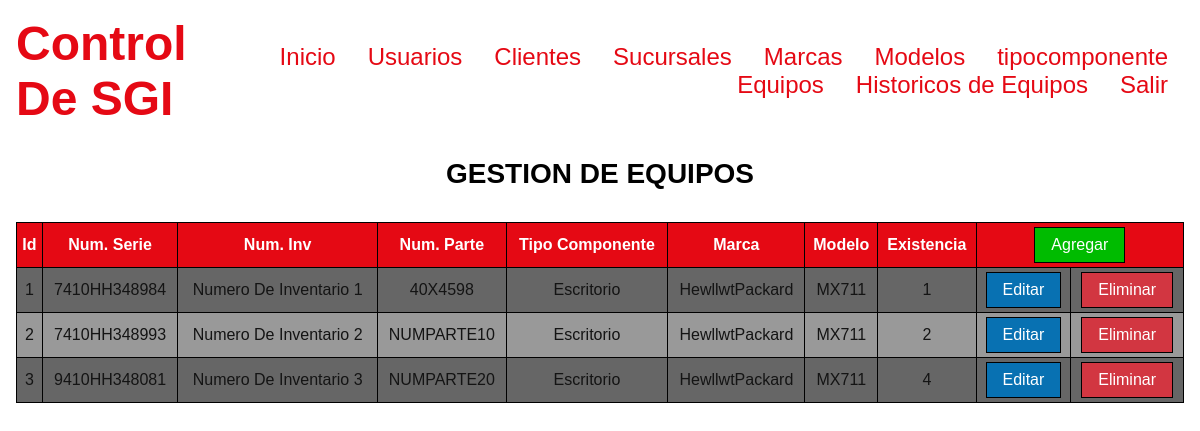
Before: /equipos (signed in) with the older database file.
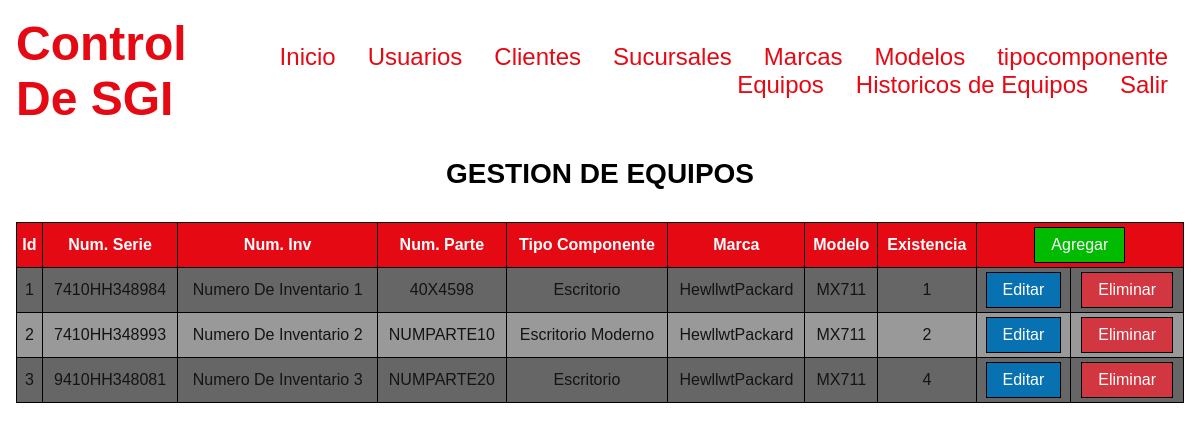
After: the same page with the newer database file.
### tables this page shows
CREATE TABLE t_Equipo
(
  id_epo INTEGER UNSIGNED PRIMARY KEY AUTO_INCREMENT,
  num_serie VARCHAR(45) NOT NULL,
  num_inv VARCHAR(45) NULL,
  num_parte VARCHAR(45) NULL,
  existencia INTEGER UNSIGNED NOT NULL,
  id_tipo_componente INT UNSIGNED NOT NULL,
  id_marca INTEGER UNSIGNED NOT NULL,
  id_modelo INTEGER UNSIGNED NOT NULL,
   
  FOREIGN KEY(id_tipo_componente) REFERENCES t_Tipo_Componente(id_tipo_componente)
    ON DELETE RESTRICT ON UPDATE CASCADE,
  FOREIGN KEY(id_marca) REFERENCES t_Marca(id_marca)
    ON DELETE RESTRICT ON UPDATE CASCADE,
  FOREIGN KEY(id_modelo) REFERENCES t_Modelo(id_modelo)
    ON DELETE RESTRICT ON UPDATE CASCADE
       
);

CREATE TABLE t_Tipo_Componente
(
  id_tipo_componente INTEGER UNSIGNED PRIMARY KEY AUTO_INCREMENT,
  descripcion VARCHAR(45) NOT NULL
);

CREATE TABLE t_Marca
(
  id_marca INTEGER UNSIGNED PRIMARY KEY AUTO_INCREMENT,
  descripcion VARCHAR(80) NOT NULL
);

CREATE TABLE t_Modelo
(
  id_modelo INTEGER UNSIGNED PRIMARY KEY AUTO_INCREMENT,
  descripcion VARCHAR(80) NOT NULL
);

### Controllers/ViewController.php (called while the page is built, shortened)
<?php
	class ViewController
	{
		private static $view_path= './Views/';
		public function load_view($view)
		{
			require_once(self::$view_path.'header.php');
			require_once(self::$view_path.$view.'.php');
			require_once(self::$view_path.'footer.php');
		}
	}
?>

### index.php (called while the page is built, shortened)
<?php
	require_once('./Controllers/Autoload.php');
	$route= (isset($_GET['r']))?$_GET['r']:'home';
	$scs = new Router($route);
?>

### Controllers/Autoload.php (called while the page is built, shortened)
<?php
class AutoLoad
{
	public function __construct()
	{
		spl_autoload_register(function($class_name)
		{
			$models_path = './Models/'.$class_name.'.php';
			$controllers_path = './Controllers/'.$class_name.'.php';
		});
	}
}
?>

### Controllers/EquiposController.php (called while the page is built, shortened)
<?php
	class EquiposController
	{
		private $modelo;
		public function __construct()
		{
			$this->modelo = new EquiposModel();
		}
		public function get($id_epo='')
		{
			return $this->modelo->get($id_epo);
		}
	}
?>

### Models/Model.php (called while the page is built, shortened)
<?php
abstract class Model
{
	private static $db_charset = 'utf-8';
	private $conn;
	protected  $query;
	protected $rows = array();
	private function db_open()
	{
		$this->conn = new mysqli('localhost','root','pcnay2003','ordenservicios');
		$this->conn->set_charset(self::$db_charset);
	}
	protected function get_query()
	{
		$result = $this->conn->query($this->query);
		while ( $this->rows[] = $result->fetch_assoc() );
		return array_pop($this->rows);
	}
}
?>

### Models/EquiposModel.php (called while the page is built, shortened)
<?php
	class EquiposModel extends Model
	{
		public function get($id_epo='')
		{
			$this->query = ($id_epo != '')
			?"SELECT epo.id_epo,epo.num_serie,epo.num_inv,epo.num_parte,tc.descripcion AS componente,marca.descripcion AS marca,modelo.descripcion AS modelo,epo.existencia FROM t_Equipo AS epo
      INNER JOIN t_Tipo_Componente AS tc ON epo.id_tipo_componente = tc.id_tipo_componente
      INNER JOIN t_Marca AS marca ON epo.id_marca = marca.id_marca
      INNER JOIN t_Modelo AS modelo ON epo.id_modelo = modelo.id_modelo
      WHERE epo.id_epo = $id_epo"
			:"SELECT epo.id_epo,epo.num_serie,epo.num_inv,epo.num_parte,tc.descripcion AS componente,marca.descripcion AS marca,modelo.descripcion AS modelo,epo.existencia FROM t_Equipo AS epo
      INNER JOIN t_Tipo_Componente AS tc ON epo.id_tipo_componente = tc.id_tipo_componente
      INNER JOIN t_Marca AS marca ON epo.id_marca = marca.id_marca
      INNER JOIN t_Modelo AS modelo ON epo.id_modelo = modelo.id_modelo";
			$this->get_query();
			$datos = array();
			foreach ($this->rows as $Campo => $Valor)
			{
				array_push($datos,$Valor);
			}
			return $datos;
		}
	}
?>

### Views/equipos.php (the view)
<?php
  print('<h2 class="p1">GESTION DE EQUIPOS</h2>');
  $equipos_controller = new EquiposController();
  $equipos = $equipos_controller->get();
  if (empty($equipos))
  {
    print ('
      <div class= "container">
        <p class="item error ">NO EXISTEN EQUIPOS</p>
      </div>
      ');
  }
  else
  {
    $template_equipos = '
      <div class="item">
        <table>
          <tr>
            <th>Id</th>
            <th>Num. Serie</th>
            <th>Num. Inv</th>
            <th>Num. Parte</th>
            <th>Tipo Componente</th>
            <th>Marca</th>
            <th>Modelo</th>
            <th>Existencia</th>
            <th colspan="2">
              <form method="POST">
                <input type="hidden" name="r" value="equipos-add">
                <input class="button add" type = "submit" value="Agregar">
              </form>
            </th>
          </tr>
          ';
    for ($n=0;$n<count($equipos);$n++)
    {
      $template_equipos .='
         <tr>
          <td>'.$equipos[$n]['id_epo'].'</td>
          <td>'.$equipos[$n]['num_serie' ].'</td>
          <td>'.$equipos[$n]['num_inv' ].'</td>
          <td>'.$equipos[$n]['num_parte' ].'</td>
          <td>'.$equipos[$n]['componente' ].'</td>
          <td>'.$equipos[$n]['marca' ].'</td>
          <td>'.$equipos[$n]['modelo' ].'</td>
          <td>'.$equipos[$n]['existencia' ].'</td>
          <td>
            <form method="POST">
              <input type="hidden" name="r" value="equipos-edit">
              <input type="hidden" name="id_epo" value="'.$equipos[$n]['id_epo'].' ">
              <input class="button edit" type = "submit" value="Editar">
            </form>
          </td>
          <td>
            <form method="POST">
              <input type="hidden" name="r" value="equipos-delete">
              <input type="hidden" name="id_epo" value="'.$equipos[$n]['id_epo'].' ">
              <input class="button delete" type = "submit" value="Eliminar">
            </form>
          </td>
         </tr>
      ';
    }
    $template_equipos .='
        </table>
      </div>
    ';
    print($template_equipos);
  }
?>

### Controllers/Router.php (shortened to what this page needs)
<?php
	class Router
	{
		public function __construct($route)
		{
			if($_SESSION['ok'])
			{
				$this->route = (isset($_GET['r']))?$_GET['r']:'home';
				$controller = new ViewController();
				switch ($this->route)
				{
					case 'equipos':
						if (!isset($_POST['r']))
							$controller->load_view('equipos');
					break;
				}
			}
		}
	}
?>

### Views/header.php
<?php
	print ('
		<!DOCTYPE html>
		<html lang="es">
			<head>
				<meta name= "viewport" content="width=device-width, initial-scale=1">
				<meta charset = "UTF-8">
				<title>Control De SGI</title>
				<meta name="description" content="Bienvenidos a Control SGI">
				<link rel="shortcut icon" type="image/png" href="./Public/img/logo.png">
				<link rel="stylesheet" href="./Public/css/estilos.css">
				<link rel="stylesheet" href="./Public/css/responsimple.min.css">
			</head>
			<body>
				<header class="container center header" >
					<div class="item i-b v-middle ph12 lg2 lg-left">
						<h1 class="logo">Control De SGI</h1>
					</div>
	');
	if($_SESSION['ok'])
	{
		print ('
					<nav class="item i-b v-middle ph12 lg10 menu lg-right ">
						<ul class ="container">
							<li class="nobullet item inline"><a href="./">Inicio</a></li>
							<li class="nobullet item inline"><a href="usuarios">Usuarios</a></li>
							<li class="nobullet item inline"><a href="clientes">Clientes</a></li>
							<li class="nobullet item inline"><a href="sucursales">Sucursales</a></li>
							<li class="nobullet item inline"><a href="marcas">Marcas</a></li>
							<li class="nobullet item inline"><a href="modelos">Modelos</a></li>
							<li class="nobullet item inline"><a href="tipocomponente">tipocomponente</a></li>
							<li class="nobullet item inline"><a href="equipos">Equipos</a></li>
							<li class="nobullet item inline"><a href="historicos">Historicos de Equipos</a></li>
							<li class="nobullet item inline"><a href="salir">Salir</a></li>
						</ul>
					</nav>
		');
	}
	print ('
				</header>
				<main class="container center main">
				');
	?>

### Views/footer.php
<?php
	print('
	</main>
		<script src="./Public/js/js.js"></script>
	</body>
</html>');
?>

### Public/css/estilos.css (style rules this page uses)
html { background-color:#141414; color:#FFF; }
.logo { font-size:3rem; color:#E50914; }
input, textarea, select { color:#141414; }
table { width:100%; color:#141414; }
table td, table th { padding:.25rem; }
table tr:first-child { background-color:#E50914; color:#FFF; }
table tr:nth-child(even) { background-color:#666; }
table tr:nth-child(odd):not(:first-child) { background-color:#999; }
.menu a { font-size:1.5rem; text-decoration:none; color:#E50914; }
.button { padding:.5rem 1rem; background-color:#E50914; color:#FFF; cursor:pointer; }
.add { background-color:#0B0; }
.edit { background-color:#0871B2; }
.delete { background-color:#D23641; }

Changed rows visible on the page:
changed t_equipo "7410HH348993": id_tipo_componente.descripcion "Escritorio" → "Escritorio Moderno"
